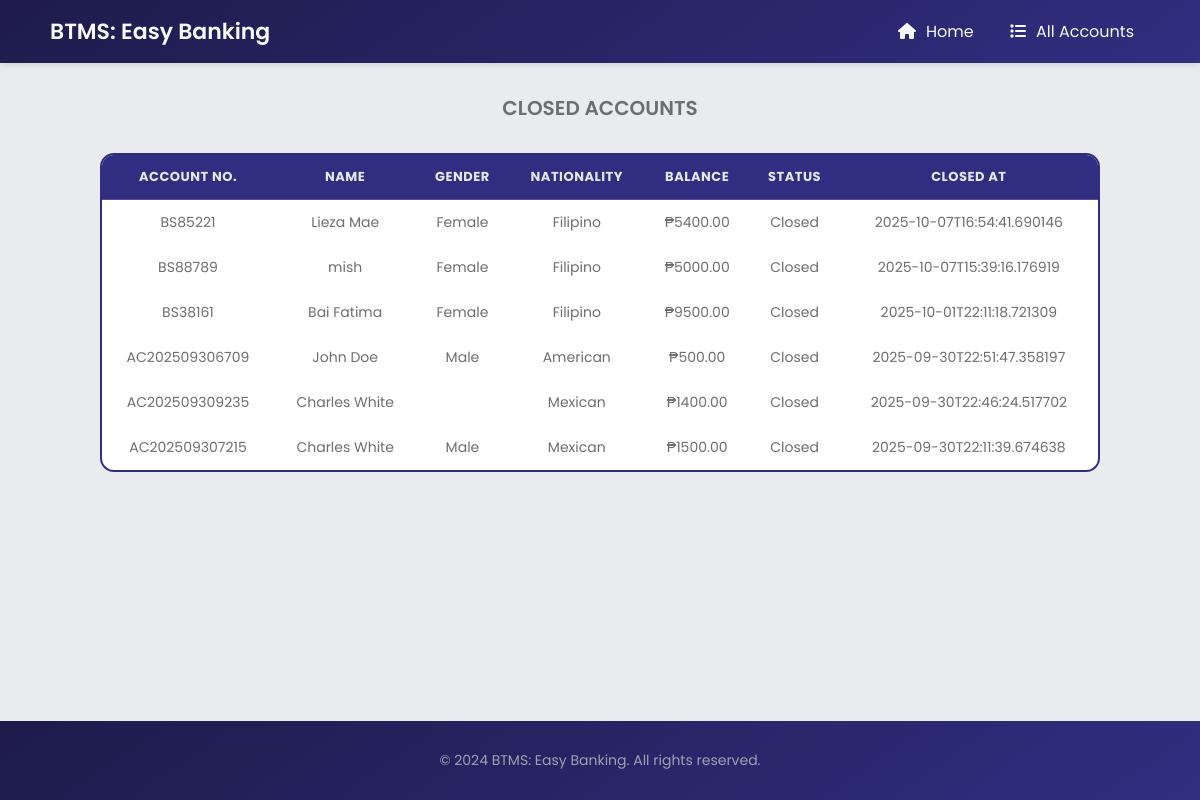
Screenshot of /closed_accounts with the database file from the repository.
### tables this page shows
CREATE TABLE accounts (
            id INTEGER PRIMARY KEY AUTOINCREMENT,
            account_number TEXT UNIQUE,
            name TEXT NOT NULL,
            gender TEXT,
            nationality TEXT,
            balance REAL NOT NULL DEFAULT 0.0,
            status INTEGER NOT NULL DEFAULT 1,
            created_at TEXT
        );

### app.py (the view)
@app.route('/closed_accounts')
def closed_accounts():
    conn = get_db_connection()
    accounts = conn.execute(
        'SELECT * FROM accounts WHERE status = 0 ORDER BY id DESC'
    ).fetchall()
    conn.close()
    return render_template('closed_accounts.html', accounts=accounts)

### app.py (called while the page is built)
def get_db_connection():
    conn = sqlite3.connect(DB)
    conn.row_factory = sqlite3.Row
    return conn

### templates/closed_accounts.html (shortened to what this page needs)
<!DOCTYPE html>
<html lang="en">
<head>
  <link rel="stylesheet" href="{{ url_for('static', filename='style.css') }}">
  <link rel="stylesheet" href="https://cdnjs.cloudflare.com/ajax/libs/font-awesome/6.5.0/css/all.min.css">
</head>
<body>
  <header class="navbar">
    <div class="navbar-left">
      <h1>BTMS: Easy Banking</h1>
    </div>
    <div class="navbar-right">
      <a class="home-btn" href="{{ url_for('index') }}"><i class="fas fa-home"></i>Home</a>
      <a class="home-btn" href="{{ url_for('all_accounts') }}"><i class="fas fa-list"></i>All Accounts</a>
    </div>
  </header>
  <main class="container">
    <section class="center">
      <h3>CLOSED ACCOUNTS</h3>
    </section>
    <div class="table-wrapper">
      <table class="styled-table">
        <thead>
          <tr>
            <th>Account No.</th>
            <th>Name</th>
            <th>Gender</th>
            <th>Nationality</th>
            <th>Balance</th>
            <th>Status</th>
            <th>Closed At</th>
          </tr>
        </thead>
        <tbody>
          {% for acc in accounts %}
          <tr>
            <td>{{ acc['account_number'] }}</td>
            <td>{{ acc['name'] }}</td>
            <td>{{ acc['gender'] }}</td>
            <td>{{ acc['nationality'] }}</td>
            <td>₱{{ "%.2f"|format(acc['balance']) }}</td>
            <td>{{ 'Closed' }}</td>
            <td>{{ acc['created_at'] }}</td>
          </tr>
          {% else %}
          <tr>
            <td colspan="7">No closed accounts found.</td>
          </tr>
          {% endfor %}
        </tbody>
      </table>
    </div>
  </main>
  <footer>
    <p>&copy; 2024 BTMS: Easy Banking. All rights reserved.</p>
  </footer>
</body>
</html>

### static/style.css (style rules this page uses)
:root { --primary: #6F00FF; --primary-dark: #5a00cc; --maroon-text: #8C1007; --text-light: #F9FAFB; --text-dark: #6e6e6e; --main-bg: #eaebee; --card-bg: #FFFFFF; }
html, body { height: 100%; width: 100%; margin: 0; font-family: 'Poppins', sans-serif; background: var(--main-bg); color: #111827; display: flex; flex-direction: column; }
main { flex: 1; width: 100%; }
.navbar { position: sticky; top: 0; z-index: 1000; display: flex; justify-content: space-between; align-items: center; background: linear-gradient(145deg, #1e1b4b, #312e81); padding: 15px 50px; box-shadow: 0 2px 6px rgba(0,0,0,0.1); }
.navbar h1 { margin: 0; font-size: 22px; font-weight: 600; color: var(--text-light); }
.navbar .home-btn { color: var(--text-light); padding: 8px 16px; border-radius: 8px; text-decoration: none; font-weight: 400; transition: background 0.2s ease, color 0.2s ease; font-family: 'Poppins', sans-serif; }
.home-btn i { margin-right: 10px; }
.container { max-width: 1100px; margin: auto; padding: 10px; }
.center { text-align: center; }
.center h3 { margin-bottom: 10px; color: var(--text-dark); font-weight: 600; font-size: 20px; }
footer { margin-top: auto; background: linear-gradient(145deg, #1e1b4b, #312e81); color: #fff; text-align: center; padding: 15px 0; font-size: 14px; }
.table-wrapper { margin: 30px auto; max-width: 1000px; overflow-x: auto; }
.styled-table { width: 100%; border-collapse: separate; border-spacing: 0; background: var(--card-bg); border-radius: 14px; overflow: hidden; border: 2px solid #312e81; color: #fff; }
.styled-table th { background: #312e81; color: #e5e7eb; text-transform: uppercase; font-size: 13px; letter-spacing: 0.5px; padding: 12px; border-bottom: 1px solid rgba(255, 255, 255, 0.15); }
.styled-table td { font-size: 14px; padding: 12px; text-align: center; color: var(--text-dark); }
.styled-table tr:last-child td { border-bottom: none; }
footer { text-align: center; color: #9ca3af; font-size: 14px; margin-top: 40px; }
footer { margin-top: auto; }

### rows the page displays
accounts: account_number "BS85221", name "Lieza Mae", gender "Female", nationality "Filipino", balance "5400.00", value "Closed", created_at "2025-10-07T16:54:41.690146"
accounts: account_number "BS88789", name "mish", gender "Female", nationality "Filipino", balance "5000.00", value "Closed", created_at "2025-10-07T15:39:16.176919"
accounts: account_number "BS38161", name "Bai Fatima", gender "Female", nationality "Filipino", balance "9500.00", value "Closed", created_at "2025-10-01T22:11:18.721309"
accounts: account_number "AC202509306709", name "John Doe", gender "Male", nationality "American", balance "500.00", value "Closed", created_at "2025-09-30T22:51:47.358197"
accounts: account_number "AC202509309235", name "Charles White", nationality "Mexican", balance "1400.00", value "Closed", created_at "2025-09-30T22:46:24.517702"
accounts: account_number "AC202509307215", name "Charles White", gender "Male", nationality "Mexican", balance "1500.00", value "Closed", created_at "2025-09-30T22:11:39.674638"
